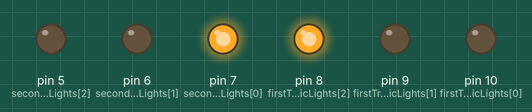
This sketch was run on a simulated Arduino Uno, built with avr-gcc and run on an emulated ATmega328P. Parts: output pins drawn as LEDs (lit = HIGH).

Above: at 5.0 s.
At 18.0 s:
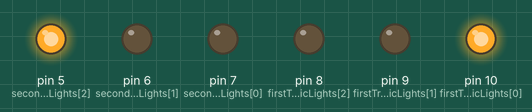
At 24.5 s:
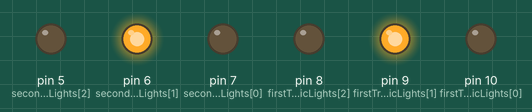
Timing chart, 0 to 33.8 s (numbered marks = the images above):
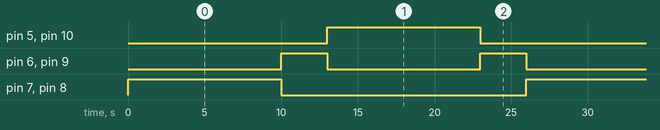

The sketch:

TrafficLights.ino
```cpp
// Constants
const short trafficLightSize = 3;
const int redAndGreenLightDuration = 10000;
const int yellowLightDuration = 3000;

// State variables
bool isGoingUp = false;
int currentLight = 2;

// Pin configuration for the two traffic lights (red, yellow, green)
const short firstTrafficLights[trafficLightSize] = {10, 9, 8};
const short secondTrafficLights[trafficLightSize] = {7, 6, 5};

void setup() {
  initializeTrafficLights();
  changeLightState(currentLight, HIGH);
}

void loop() {
  waitBeforeTurningOff(currentLight);
  changeLightState(currentLight, LOW);
  updateLightDirection();
  changeLightState(currentLight, HIGH);
}

void initializeTrafficLights() {
  for (int i = 0; i < trafficLightSize; i++) {
    pinMode(firstTrafficLights[i], OUTPUT);
    pinMode(secondTrafficLights[i], OUTPUT);
  }
}

void changeLightState(int trafficLightPosition, int state) {
  digitalWrite(firstTrafficLights[trafficLightPosition], state);
  digitalWrite(secondTrafficLights[getOppositeLightPosition(trafficLightPosition)], state);
}

int getOppositeLightPosition(int position) {
  return abs(trafficLightSize - position - 1);
}

void waitBeforeTurningOff(int trafficLightPosition) {
  int waitTime = (trafficLightPosition == 1) ? yellowLightDuration : redAndGreenLightDuration;
  delay(waitTime);
}

void updateLightDirection() {
  if (isGoingUp) {
    currentLight++;
    if (currentLight >= trafficLightSize - 1) {
      isGoingUp = false;
    }
  } else {
    currentLight--;
    if (currentLight <= 0) {
      isGoingUp = true;
    }
  }
}
```

Measured:
- by itself, pin 6 (secondTrafficLights[1]), pin 9 (firstTrafficLights[1]): alternates HIGH for 3.0 s and LOW for 10.0 s
- by itself, pin 5 (secondTrafficLights[2]), pin 7 (secondTrafficLights[0]), pin 8 (firstTrafficLights[2]), pin 10 (firstTrafficLights[0]): alternates HIGH for 10.0 s and LOW for 16.0 s
- by itself, everything shown: repeats every 26.0 s, in 4 steps
